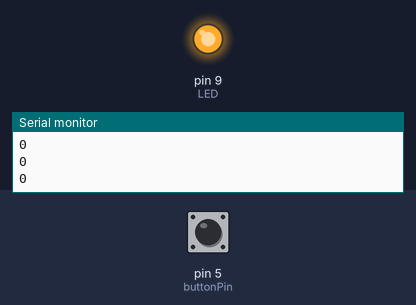
Recording of a sketch running on a simulated Arduino Uno, built with avr-gcc and run on an emulated ATmega328P. Shown: output pins drawn as LEDs (lit = HIGH), the last lines printed to the serial monitor. The test bench sets the inputs (shaded band); at power-on: pin 5 (buttonPin) LOW.

Above: at 1.2 s.
1.3 s: pin 5 (buttonPin) pulled HIGH for 0.15 s
At 1.5 s:
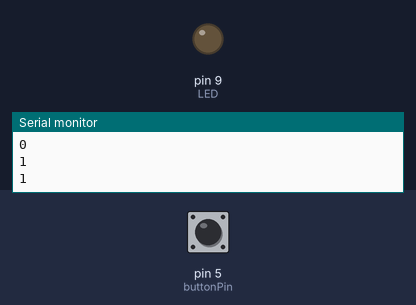
3.1 s: pin 5 (buttonPin) pulled HIGH for 3.2 s
At 7.6 s:
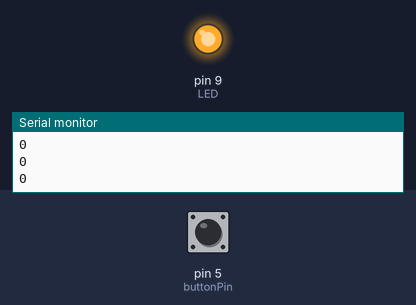
Timing chart, 0 to 9.1 s (numbered marks = the images above; inputs shaded):
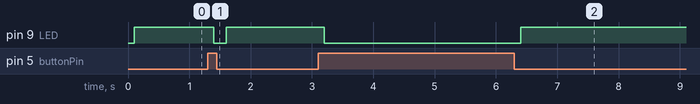

Measured:
- after the input at 1.3 s, pin 9 (LED): HIGH → LOW after 0.10 s, → HIGH 0.20 s later
- after the input at 3.1 s, pin 9 (LED): HIGH → LOW after 0.10 s, → HIGH 3.2 s later

The sketch:

button.ino
```cpp
// use a 10k resistor(6.8k in my case)

int LED = 9;
int buttonPin = 5;
int buttonRead;
int t = 100;

void setup() {
  Serial.begin(9600);
  pinMode(LED,OUTPUT);
  pinMode(buttonPin,INPUT);

}

void loop() {
  buttonRead=digitalRead(buttonPin);
  Serial.println(buttonRead);
  delay(t);
  if(buttonRead==1){
    digitalWrite(LED,LOW);
  }
  if(buttonRead==0){
    digitalWrite(LED,HIGH);
  }

}
```
